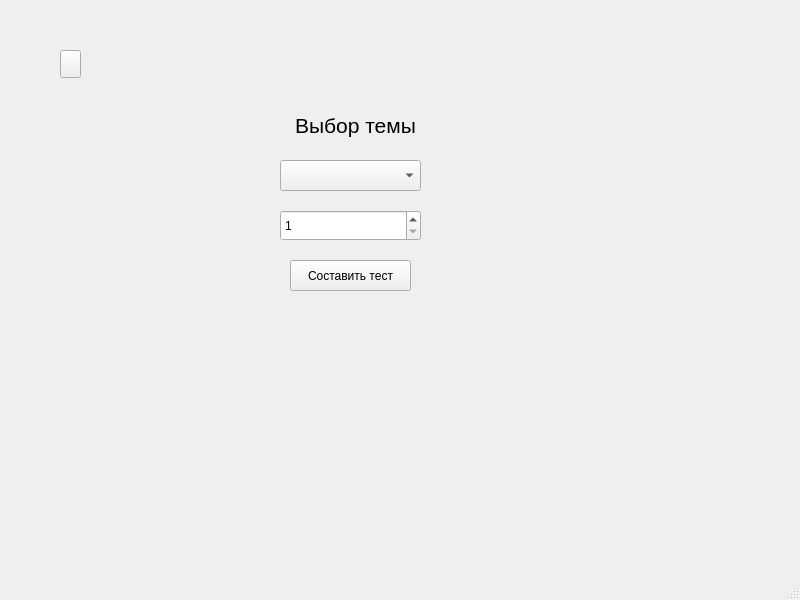
<?xml version="1.0" encoding="UTF-8"?>
<ui version="4.0">
 <class>MainWindow</class>
 <widget class="QMainWindow" name="MainWindow">
  <property name="geometry">
   <rect>
    <x>0</x>
    <y>0</y>
    <width>800</width>
    <height>600</height>
   </rect>
  </property>
  <property name="windowTitle">
   <string>MainWindow</string>
  </property>
  <widget class="QWidget" name="centralwidget">
   <widget class="QComboBox" name="comboBox">
    <property name="geometry">
     <rect>
      <x>280</x>
      <y>160</y>
      <width>141</width>
      <height>31</height>
     </rect>
    </property>
   </widget>
   <widget class="QSpinBox" name="spinBox">
    <property name="geometry">
     <rect>
      <x>280</x>
      <y>210</y>
      <width>141</width>
      <height>31</height>
     </rect>
    </property>
    <property name="minimum">
     <number>1</number>
    </property>
    <property name="maximum">
     <number>80</number>
    </property>
   </widget>
   <widget class="QPushButton" name="pushButton">
    <property name="geometry">
     <rect>
      <x>290</x>
      <y>260</y>
      <width>121</width>
      <height>31</height>
     </rect>
    </property>
    <property name="text">
     <string>Составить тест</string>
    </property>
   </widget>
   <widget class="QLabel" name="label">
    <property name="geometry">
     <rect>
      <x>280</x>
      <y>100</y>
      <width>151</width>
      <height>51</height>
     </rect>
    </property>
    <property name="font">
     <font>
      <pointsize>16</pointsize>
     </font>
    </property>
    <property name="text">
     <string>Выбор темы</string>
    </property>
    <property name="alignment">
     <set>Qt::AlignCenter</set>
    </property>
   </widget>
   <widget class="QPushButton" name="back_button">
    <property name="geometry">
     <rect>
      <x>60</x>
      <y>50</y>
      <width>21</width>
      <height>28</height>
     </rect>
    </property>
    <property name="cursor">
     <cursorShape>PointingHandCursor</cursorShape>
    </property>
    <property name="autoFillBackground">
     <bool>false</bool>
    </property>
    <property name="text">
     <string/>
    </property>
    <property name="icon">
     <iconset>
      <normaloff>C:/Users/ryazh/Downloads/i.webp</normaloff>C:/Users/ryazh/Downloads/i.webp</iconset>
    </property>
   </widget>
  </widget>
  <widget class="QStatusBar" name="statusbar"/>
 </widget>
 <resources/>
 <connections/>
</ui>
